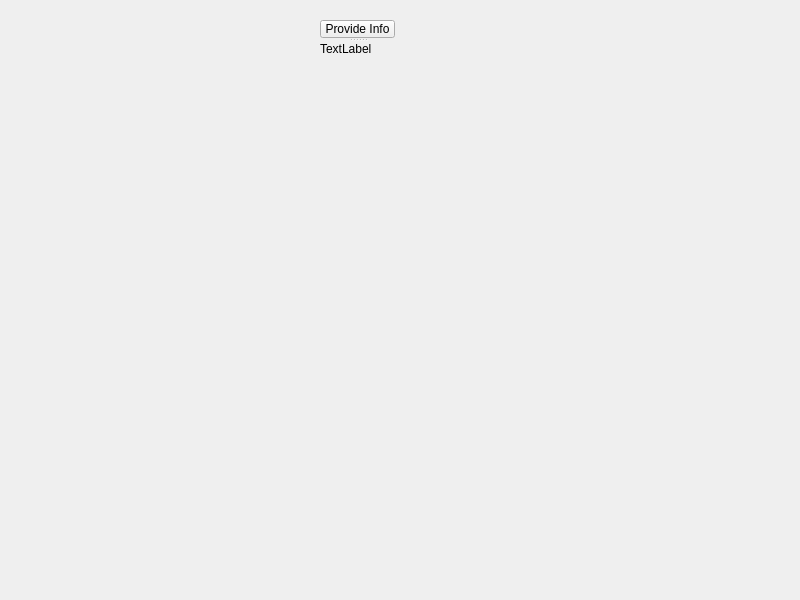
<?xml version="1.0" encoding="UTF-8"?>
<ui version="4.0">
 <class>Widget</class>
 <widget class="QWidget" name="Widget">
  <property name="geometry">
   <rect>
    <x>0</x>
    <y>0</y>
    <width>800</width>
    <height>600</height>
   </rect>
  </property>
  <property name="windowTitle">
   <string>Widget</string>
  </property>
  <widget class="QSplitter" name="splitter">
   <property name="geometry">
    <rect>
     <x>320</x>
     <y>20</y>
     <width>75</width>
     <height>36</height>
    </rect>
   </property>
   <property name="orientation">
    <enum>Qt::Vertical</enum>
   </property>
   <widget class="QPushButton" name="ProvideInfopushButton">
    <property name="text">
     <string>Provide Info</string>
    </property>
   </widget>
   <widget class="QLabel" name="infolabel">
    <property name="text">
     <string>TextLabel</string>
    </property>
   </widget>
  </widget>
 </widget>
 <resources/>
 <connections/>
</ui>
